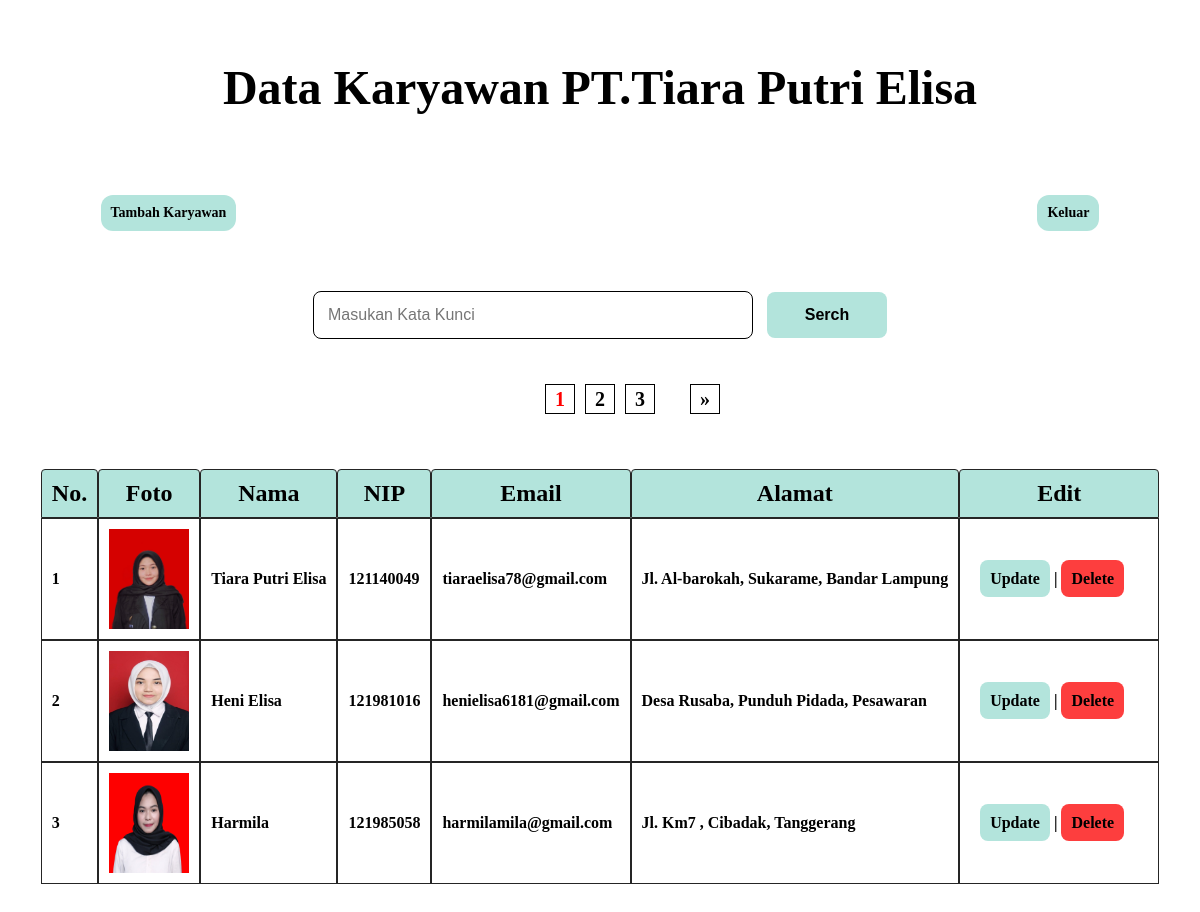
The app's page /index.php (signed in) with its own data.
### tables this page shows
CREATE TABLE `data_karyawan` (
  `id` int(11) NOT NULL,
  `foto` varchar(200) NOT NULL,
  `nama` varchar(200) NOT NULL,
  `nip` varchar(12) NOT NULL,
  `email` varchar(255) NOT NULL,
  `alamat` text NOT NULL
);

### functions/functions.php (called while the page is built, shortened)
<?php
$conn = mysqli_connect('localhost','root','','Karyawan UAS');
function query($query) {
    global $conn;
    $result = mysqli_query($conn,$query);
    $datas  = [];
    while ($data = mysqli_fetch_assoc($result)) {
        $datas[] = $data ;
    }
    return $datas ;
}
?>

### index.php (the view, shortened to what this page needs)
<?php
require ('functions/functions.php');
$dataperHalaman = 3;
$jumlahData = count(query("SELECT * FROM data_karyawan"));
$jumlahHalaman = ceil($jumlahData / $dataperHalaman);
$halamanAktif = isset($_GET['halaman']) ? $_GET['halaman'] : 1 ;
$awalanData = ($dataperHalaman * $halamanAktif) - $dataperHalaman;
$data_pekerja = query("SELECT * FROM data_karyawan LIMIT $awalanData , $dataperHalaman ");
?>
<html lang="en">
<head>
    <link rel="stylesheet" href="index.css">
</head>
<body>
    <div class="container" >
        <h1 class="tittle">Data Karyawan PT.Tiara Putri Elisa</h1>
        <div class="menu" >
            <a href="tambah/tambah.php" class="tambah"  >Tambah Karyawan</a>
            <a href="logout.php" class="logout">Keluar</a>
        </div>
        <div class="serching">
            <form action="" method="post" >
                <input type="text" name="keyword" placeholder="Masukan Kata Kunci" class="keyword" id="keyword" >
                <button type="submit" name="serch" class="serch" id="btnCari" >Serch</button>
            </form>
        </div>
        <div class="paginations">
            <div class="prev" >
            </div>
            <div class="aktiv" >
                <?php for($i = 1 ;$i <= $jumlahHalaman; $i++ ) : ?>
                    <?php if($i == $halamanAktif) : ?>
                        <a href="?halaman=<?= $i ?>" class="on"  style="font-weight:bolder;color:red;" ><?= $i ?></a>
                        <?php else : ?>
                            <a href="?halaman=<?= $i ?>" class="off"  ><?= $i ?></a>
                        <?php endif; ?>
                <?php endfor; ?>
            </div>
            <div class="aft" >
                <?php if($halamanAktif < $jumlahHalaman): ?>
                    <a href="?halaman=<?= $halamanAktif + 1; ?>" >&raquo;</a>
                    <?php else : ?>
                    <?php endif; ?>
            </div>
        </div>
        <div class="table" id="container" >
            <table  cellpadding="10" cellspacing="0"; >
                <tr>
                    <th>No.</th>
                    <th>Foto</th>
                    <th>Nama</th>
                    <th>NIP</th>
                    <th>Email</th>
                    <th>Alamat</th>
                    <th>Edit</th>
                </tr>
                <?php $i = 1  ?>
                <?php foreach($data_pekerja as $datas) :?>
                <tr>
                    <td><?= $i + $awalanData ?></td>
                    <td><img src="images/<?= $datas['foto']; ?>" alt=""></td>
                    <td><?= ucwords($datas['nama']) ; ?></td>
                    <td><?= $datas['nip']; ?></td>
                    <td><?= $datas['email']; ?></td>
                    <td><?= ucwords($datas['alamat']); ?></td>
                    <div class="ubah">
                        <td class="change" >
                            <a href="update/update.php?id=<?= $datas['id']; ?>" class="update" >Update</a> |
                            <a href="delete.php?id=<?= $datas['id']; ?>" class="delete"  onclick="return confirm('Apakah Anda Yakin..??')">Delete</a>
                        </td>
                    </div>
                </tr>
                <?php $i++ ?>
                <?php endforeach; ?>
            </table>
        </div>
    </div>
</body>
</html>

### index.css (style rules this page uses)
*,html { margin: 0; padding: 0; box-sizing: border-box; }
body { background-image: url('https://wallpapercave.com/wp/wp3234818.jpg'); }
.container { max-width: 1200px; margin: 0 auto; }
h1 { display: flex; justify-content: center; text-align: center; margin : 30px 0; margin-bottom: 80px; margin-top: 60px; font-size: 48px; font-weight: bolder; }
.menu { display: flex; justify-content: space-around; }
.tambah { text-decoration: none; margin-right: 50%; font-size: 14px; font-weight: bold; border: 1px solid black; border-radius: 12px; padding: 10px; background-color: rgb(179, 228, 220); color: rgb(0, 0, 0); -webkit-border-radius: 12px; -moz-border-radius: 12px; -ms-border-radius: 12px; -o-border-radius: 12px; border: none; }
.logout { text-decoration: none; font-size: 14px; font-weight: bold; border: 1px solid black; border-radius: 12px; padding: 10px; background-color: rgb(179, 228, 220); color: rgb(0, 0, 0); -webkit-border-radius: 12px; -moz-border-radius: 12px; -ms-border-radius: 12px; -o-border-radius: 12px; border: none; }
.serching { display: flex; justify-content: center; align-items: center; }
.keyword { font-size: 16px; padding: 14px; width: 440px; margin-top: 60px; border: 1.5px solid black; border-radius: 8px; -webkit-border-radius: 8px; -moz-border-radius: 8px; -ms-border-radius: 8px; -o-border-radius: 8px; }
.serch { padding: 14px; margin-left: 10px; background-color:rgb(179, 228, 220); font-size: 16px; font-weight: bold; color: rgb(0, 0, 0); border: none; border-radius: 8px; width: 120px; cursor: pointer; }
.paginations { max-width: 1200px; display: flex; justify-content: center; align-items: center; margin-top: 20px; padding: 10px; }
.prev { width: 30px; height: 30px; margin-right: 20px; }
.aktiv { width: auto; height: 30px; display: flex; justify-content: center; align-items: center; margin: 15px; gap: 10px; }
.aktiv a { border: 1px solid black; color: black; width: 30px; height: 30px; }
.on { color: tomato; text-decoration: none; font-size: 20px; font-weight: bolder; display: flex; justify-content: center; align-items: center; }
.off { text-decoration: none; font-size: 20px; font-weight: bolder; display: flex; justify-content: center; align-items: center; }
.aft { width: 30px; height: 30px; margin-left: 20px; }
.aft a { height: 30px; color: black; border: 1px solid black ; text-decoration: none; font-size: 20px; font-weight: bold; display: flex; justify-content: center; align-items: center; text-align: center; }
.table { display: flex; justify-content: center; align-items: center; padding: 10px; margin: 20px; margin-top: 20px ; }
tr th { padding: 10px; font-weight: bold; font-size: 24px; background-color: rgb(179, 228, 220); border: 1.5px solid rgb(37, 37, 37); border-radius: 4px 4px 0 0; -webkit-border-radius: 4px 4px 0 0; -moz-border-radius: 4px 4px 0 0; -ms-border-radius: 4px 4px 0 0; -o-border-radius: 4px 4px 0 0; }
th { margin: 10px; }
tr td { font-size: 16px; padding: 10px; font-weight: bold; border: 1.5px solid rgb(37, 37, 37); }
.ubah { display: flex; }
.change { padding: 20px; width: 200px; }
.update { text-decoration: none; background-color: rgb(179, 228, 220) ; color: black ; padding: 10px; border-radius: 8px; font-weight: bold; font-size: 16px; }
.delete { text-decoration: none; background-color: rgb(253, 62, 62) ; color: black ; padding: 10px; border-radius: 8px; font-weight: bold; font-size: 16px; }
img { width: 80px; height: 100px; }

### records on screen
data_karyawan: awalanData "1", foto (picture), nama "Tiara Putri Elisa", nip "121140049", email "tiaraelisa78@gmail.com", alamat "Jl. Al-barokah, Sukarame, Bandar Lampung"
data_karyawan: awalanData "2", foto (picture), nama "Heni Elisa", nip "121981016", email "henielisa6181@gmail.com", alamat "Desa Rusaba, Punduh Pidada, Pesawaran"
data_karyawan: awalanData "3", foto (picture), nama "Harmila", nip "121985058", email "harmilamila@gmail.com", alamat "Jl. Km7 , Cibadak, Tanggerang"
